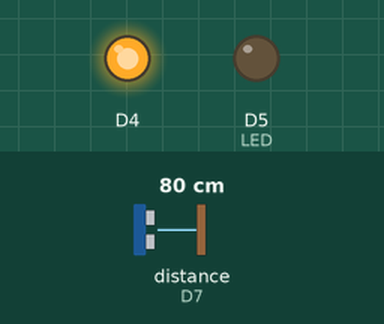
The sketch below on a simulated ESP8266 (NodeMCU). Shown: output pins drawn as LEDs (lit = HIGH). Wiring (inferred from the names in the program): ultrasonic range finder: trigger D6; echo D7. Dashed ring = blinking. The inputs (shaded band) are chosen by the test bench; at power-on: distance to the obstacle (sensor on D7) 80 cm. The echo pulse lasts 58.3 µs per cm; WiFi joins after 1.5 s; servers stay silent unless stated; pins used as bus, display or sensor lines are not drawn; what the sketch prints to the serial monitor is not drawn.

Above: at 1.5 s.
2.9 s: distance to the obstacle (sensor on D7) set to 2 cm
At 5.1 s:
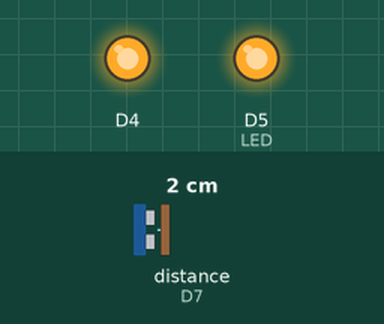
5.8 s: distance to the obstacle (sensor on D7) set to 29 cm
9.2 s: distance to the obstacle (sensor on D7) set to 36 cm
At 12.1 s:
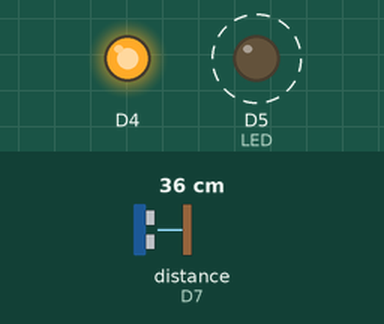
14.7 s: distance to the obstacle (sensor on D7) set to 4 cm
At 16.3 s:
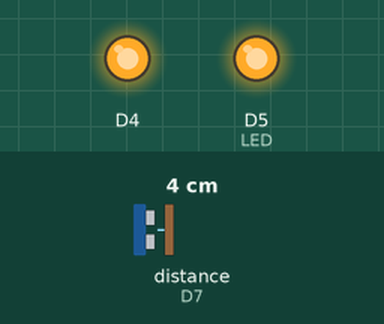
17.4 s: distance to the obstacle (sensor on D7) set to 35 cm
At 19.9 s:
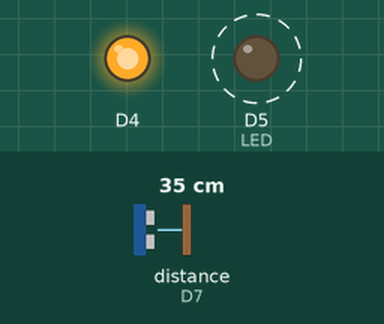
Timing chart, 0 to 23.9 s (numbered marks = the images above; inputs shaded):
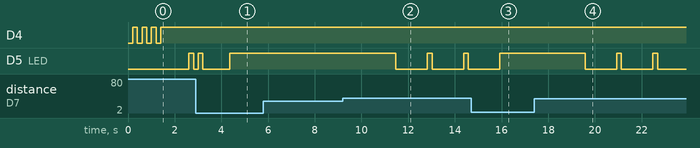

Measured:
- the behaviour switches between 33 and 34 cm on distance to the obstacle (sensor on D7) (found by bisection; images 1 and 2)
- after the input at 2.9 s, D5 (LED): goes on until 4.4 s, then stays HIGH
- after the input at 5.8 s, every drawn part: stays the same
- after the input at 9.2 s, D5 (LED): alternates HIGH for 0.20 s and LOW for 1.4 s, starting after 2.3 s
- after the input at 14.7 s, D5 (LED): goes on until 15.9 s, then stays HIGH
- after the input at 17.4 s, D5 (LED): alternates HIGH for 0.20 s and LOW for 1.4 s, starting after 2.2 s

The sketch:

WaterDam.ino
```cpp
#include "FirebaseESP8266.h"
#include <ESP8266WiFi.h>

#define FIREBASE_HOST "water-dam-default-rtdb.firebaseio.com"  //Database link
#define FIREBASE_AUTH "fVZnbBvbQ5oBcTYuVm2HWAn3onEsDUK3cTqkh2IN"  //Database secrate

#define WIFI_SSID "WATER DAM"      //Router name
#define WIFI_PASSWORD "12345678"  //Router password


FirebaseData firebaseData, loadData;
FirebaseJson json;


#define echoPin D7
#define trigPin D6

float distance = 0, lowerLimit = 300, upperLimit = 600, out;//mm


void senW(String field, float value) {
  Firebase.setString(firebaseData, "/AnalogOutput/" + field, String(value) );

}


void initFire() {
  pinMode(D4, OUTPUT);
  Serial.begin(9600);

  WiFi.begin(WIFI_SSID, WIFI_PASSWORD);
  Serial.print("Connecting to Wi-Fi");

  while (WiFi.status() != WL_CONNECTED)
  {
    digitalWrite(D4, 0);
    Serial.print(".");
    delay(200);
    digitalWrite(D4, 1);
    Serial.print(".");
    delay(200);

  }

  Serial.println();
  Serial.print("Connected with IP: ");
  Serial.println(WiFi.localIP());
  Serial.println();

  Firebase.begin(FIREBASE_HOST, FIREBASE_AUTH);
  Firebase.reconnectWiFi(true);

}


void setup() {
  pinSet();

  Serial.begin(9600);
  initFire();

}


void pinSet() {
  pinMode(D5, OUTPUT); //LED

  pinMode(trigPin, OUTPUT);
  pinMode(echoPin, INPUT);
}


void loop() {
  digitalWrite(trigPin, LOW);
  delayMicroseconds(2);
  digitalWrite(trigPin, HIGH);
  delayMicroseconds(10);
  digitalWrite(trigPin, LOW);
  distance =  pulseIn(echoPin, HIGH) * (0.034 / 2) * 10;
  delay(1000);
  out = map(distance, lowerLimit, upperLimit, 0, 100);
  if (out < 0)
    out = 0;
  else if (out > 100)
    out = 100;

  out=100-out;

  if (out < 20) {
    digitalWrite(D5, 1);
    delay(200);
    digitalWrite(D5, 0);
    delay(200);
    digitalWrite(D5, 1);
    delay(200);
    digitalWrite(D5, 0);
  } else if (out > 90) {
    digitalWrite(D5, 1);
  }
  else {
    digitalWrite(D5, 1);
    delay(200);
    digitalWrite(D5, 0);
    delay(200);
  }


  Serial.println(String(out) + " | " + String(distance));
  senW("Water Level", out);

}
```
